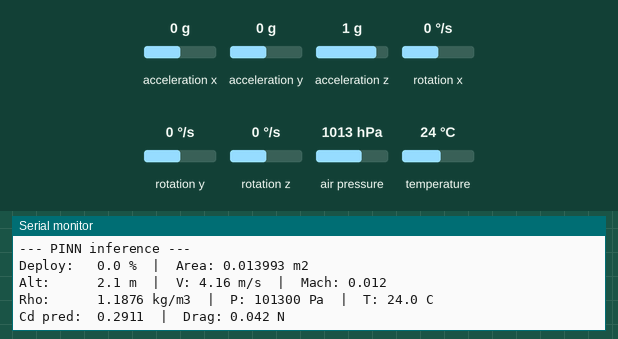
A program run on a simulated ESP32-S3. On the bench: the last lines printed to the serial monitor. The test bench sets the inputs (shaded band); at power-on: acceleration z 1 g, acceleration x 0 g, acceleration y 0 g, rotation x 0 °/s, rotation y 0 °/s, rotation z 0 °/s, air pressure 1013 hPa, temperature 24 °C.

Above: at 7.7 s.
7.8 s: acceleration z set to 0.1 g
At 8.52 s:
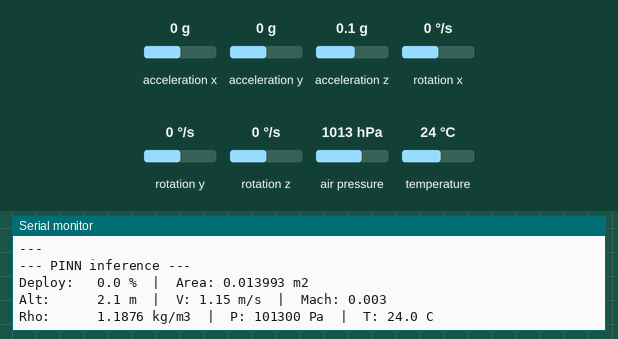
10.8 s: acceleration z set to -0.2 g
At 12.19 s:
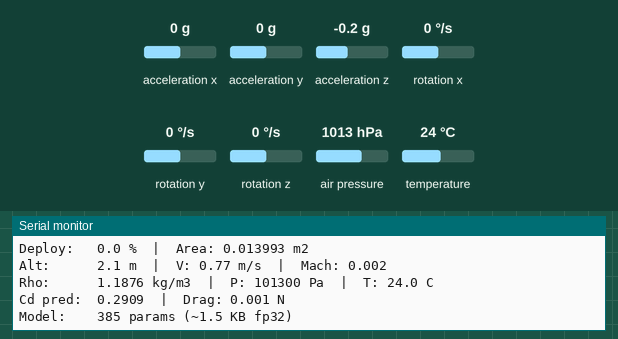
Timing chart, 0 to 13.8 s (numbered marks = the images above; inputs shaded):
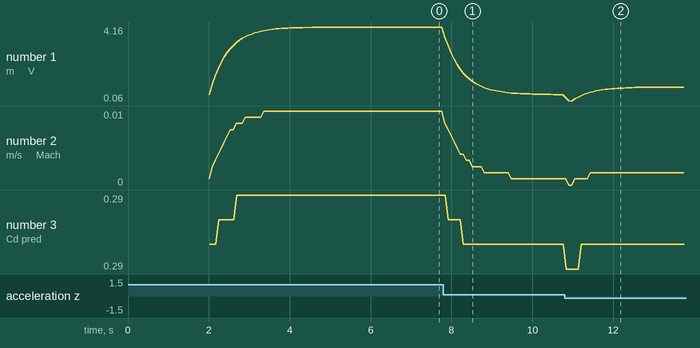

Measured:
- the behaviour switches between 0 and -0.1 g on acceleration z (found by bisection; images 1 and 2)
- after the input at 7.8 s, the serial monitor: prints a new line at once (image 1)
- after the input at 10.8 s, the serial monitor: prints a new line at once (image 2)
- plotted number 1: 4.16 → 0.42 after the input at 7.8 s, 0.42 → 0.83 after the input at 10.8 s
- plotted number 2: 0.01 → 0 after the input at 7.8 s
- plotted number 3: 0.29 → 0.29 after the input at 7.8 s

The program:

main.cpp
```cpp
/**
 * ESP32-S3 airbrake telemetry + Tiny PINN drag-coefficient inference.
 *
 * PlatformIO project: hardware/firmware/esp32-airbrake/
 *   pio run              — compile
 *   pio run -t upload    — flash
 *   pio device monitor   — serial log (115200)
 *
 * Serial commands:
 *   d50   — set deployment to 50 %
 *   help  — list commands
 */

#include <Arduino.h>
#include <Wire.h>
#include <math.h>

#include <Adafruit_BMP280.h>
#include <Adafruit_MPU6050.h>
#include <Adafruit_Sensor.h>

#include "cd_model.h"

namespace {

constexpr float kSeaLevelHpa = 1013.25f;
constexpr float kSpeedOfSound = 343.0f;
constexpr float kRAir = 287.058f;
constexpr float kLoopDtS = 0.05f;
constexpr int kI2cSda = 8;
constexpr int kI2cScl = 9;

Adafruit_BMP280 bmp;
Adafruit_MPU6050 mpu;

float g_deployment_pct = 0.0f;
float g_prev_alt_m = 0.0f;
float g_velocity_m_s = 0.0f;
bool g_have_prev_alt = false;
unsigned long g_last_loop_ms = 0;

constexpr float kAreaDeployPct[] = {
    0.0f, 12.5f, 25.0f, 37.5f, 50.0f, 62.5f, 75.0f, 87.5f, 100.0f,
};
constexpr float kAreaM2[] = {
    0.013993f, 0.015501f, 0.016506f, 0.017361f, 0.01805f,
    0.018697f, 0.01927f, 0.019775f, 0.020235f,
};
constexpr int kAreaNAnchors = sizeof(kAreaDeployPct) / sizeof(kAreaDeployPct[0]);

float lerp(float a, float b, float t) { return a + (b - a) * t; }

float areaFromDeployment(float deploy_pct) {
  if (deploy_pct <= kAreaDeployPct[0]) return kAreaM2[0];
  if (deploy_pct >= kAreaDeployPct[kAreaNAnchors - 1]) return kAreaM2[kAreaNAnchors - 1];
  for (int i = 0; i < kAreaNAnchors - 1; i++) {
    if (deploy_pct >= kAreaDeployPct[i] && deploy_pct <= kAreaDeployPct[i + 1]) {
      const float t = (deploy_pct - kAreaDeployPct[i]) /
                      (kAreaDeployPct[i + 1] - kAreaDeployPct[i]);
      return lerp(kAreaM2[i], kAreaM2[i + 1], t);
    }
  }
  return kAreaM2[0];
}

float densityFromBaro(float pressure_pa, float temp_c) {
  float temp_k = temp_c + 273.15f;
  if (temp_k < 200.0f) temp_k = 288.15f;
  return pressure_pa / (kRAir * temp_k);
}

float estimateVelocity(float alt_m, float accel_z_m_s2, float dt_s) {
  float v_baro = 0.0f;
  if (g_have_prev_alt && dt_s > 1e-4f) {
    v_baro = (alt_m - g_prev_alt_m) / dt_s;
  }
  g_prev_alt_m = alt_m;
  g_have_prev_alt = true;

  constexpr float alpha = 0.85f;
  g_velocity_m_s = alpha * (g_velocity_m_s + accel_z_m_s2 * dt_s) + (1.0f - alpha) * v_baro;
  return fabsf(g_velocity_m_s);
}

void runCdInference(
    float deploy_pct,
    float velocity_m_s,
    float density_kg_m3,
    float area_m2,
    float* out_cd,
    float* out_drag_n) {
  float mach = velocity_m_s / kSpeedOfSound;
  if (mach < 0.05f) mach = 0.05f;

  const float features[CD_N_FEATURES] = {
      deploy_pct,
      mach,
      velocity_m_s,
      density_kg_m3,
      area_m2,
  };

  const float cd = cd_predict(features);
  const float drag = cd_drag_force(cd, density_kg_m3, velocity_m_s, area_m2);

  if (out_cd) *out_cd = cd;
  if (out_drag_n) *out_drag_n = drag;
}

void handleSerialCommands() {
  if (!Serial.available()) return;

  String cmd = Serial.readStringUntil('\n');
  cmd.trim();
  if (cmd.length() == 0) return;

  if (cmd.startsWith("d")) {
    const float pct = cmd.substring(1).toFloat();
    if (pct >= 0.0f && pct <= 100.0f) {
      g_deployment_pct = pct;
      Serial.printf("Deployment set to %.1f %%\n", g_deployment_pct);
    } else {
      Serial.println("Usage: d0 .. d100");
    }
  } else if (cmd == "help" || cmd == "?") {
    Serial.println("Commands:");
    Serial.println("  d<N>   set deployment percent (0-100)");
    Serial.println("  help   show this message");
  }
}

void printInferenceBlock(
    float temp_c,
    float pressure_pa,
    float alt_m,
    float accel_z,
    float gyro_z) {
  const unsigned long now_ms = millis();
  const float dt_s = (g_last_loop_ms == 0)
                         ? kLoopDtS
                         : (now_ms - g_last_loop_ms) / 1000.0f;
  g_last_loop_ms = now_ms;

  const float density = densityFromBaro(pressure_pa, temp_c);
  const float velocity = estimateVelocity(alt_m, accel_z, dt_s);
  const float area = areaFromDeployment(g_deployment_pct);
  const float mach = velocity / kSpeedOfSound;

  float cd = 0.0f;
  float drag_n = 0.0f;
  runCdInference(g_deployment_pct, velocity, density, area, &cd, &drag_n);

  Serial.println("--- PINN inference ---");
  Serial.printf("Deploy:   %.1f %%  |  Area: %.6f m2\n", g_deployment_pct, area);
  Serial.printf("Alt:      %.1f m  |  V: %.2f m/s  |  Mach: %.3f\n", alt_m, velocity, mach);
  Serial.printf("Rho:      %.4f kg/m3  |  P: %.0f Pa  |  T: %.1f C\n",
                density, pressure_pa, temp_c);
  Serial.printf("Cd pred:  %.4f  |  Drag: %.3f N\n", cd, drag_n);
  Serial.printf("Model:    %d params (~%.1f KB fp32)\n", CD_N_PARAMS, CD_WEIGHT_KB);
  Serial.printf("IMU Z:    accel %.2f m/s2  |  gyro %.2f rad/s\n", accel_z, gyro_z);
  Serial.println("---");
}

}  // namespace

void setup() {
  Serial.begin(115200);
  delay(2000);

  Wire.begin(kI2cSda, kI2cScl);

  if (!bmp.begin(0x76)) {
    Serial.println("BMP280 FAILED — check wiring / I2C address 0x76");
    while (true) delay(100);
  }
  Serial.println("BMP280 OK");

  if (!mpu.begin(0x68)) {
    Serial.println("MPU6050 FAILED — check wiring / I2C address 0x68");
    while (true) delay(100);
  }
  mpu.setAccelerometerRange(MPU6050_RANGE_16_G);
  mpu.setGyroRange(MPU6050_RANGE_500_DEG);
  mpu.setFilterBandwidth(MPU6050_BAND_21_HZ);
  Serial.println("MPU6050 OK");

  Serial.println("Cd PINN loaded (ESP32-S3 TinyML). Type 'help' for commands.");
  Serial.println("---");
}

void loop() {
  handleSerialCommands();

  const float temp_c = bmp.readTemperature();
  const float pressure_pa = bmp.readPressure();
  const float alt_m = bmp.readAltitude(kSeaLevelHpa);

  sensors_event_t accel;
  sensors_event_t gyro;
  sensors_event_t temp;
  mpu.getEvent(&accel, &gyro, &temp);

  printInferenceBlock(temp_c, pressure_pa, alt_m, accel.acceleration.z, gyro.gyro.z);

  delay(static_cast<int>(kLoopDtS * 1000.0f));
}
```

cd_model.h
```cpp
// Auto-generated by airbrake/scripts/train_pinn_cd.py
// Tiny PINN for drag coefficient (Cd) — ESP32-S3 TinyML
#pragma once

#include <stdint.h>
#include <math.h>

#define CD_N_FEATURES 5
#define CD_N_HIDDEN1 16
#define CD_N_HIDDEN2 16
#define CD_N_PARAMS 385
#define CD_WEIGHT_KB 1.50f

static const float CD_FEATURE_MINS[CD_N_FEATURES] = {
    0.00000000f, 0.09514038f, 32.63315201f, 1.03885674f, 0.01399300f,
};

static const float CD_FEATURE_MAXS[CD_N_FEATURES] = {
    100.00000000f, 0.43814623f, 150.28416443f, 1.28541279f, 0.02023500f,
};

static const float CD_Y_MEAN = 0.43146285f;
static const float CD_Y_STD  = 0.08894894f;

static const float CD_W1_W[80] = {
    -0.86399227f, -0.04919848f, 0.46426558f, 0.25889063f, -0.49144486f, 0.31083816f, 0.38351634f, 0.58134210f, 0.54928267f, 0.26996514f, -0.47925007f, 0.49293718f, 0.50690842f, -0.07374768f, 0.20436682f, -0.00428524f, 0.49052489f, 0.20080639f, -0.38008156f, 0.74034643f, 0.65818942f, 0.43354467f, 0.02625014f, 0.27541298f, 0.41910291f, -0.23098637f, 0.20614086f, 0.35369506f, -0.32350624f, -0.36035243f, -0.08474503f, 0.37235993f, -0.10715367f, -0.22608458f, -0.23610525f, -1.19658089f, 0.34630182f, -0.33512977f, -0.27326223f, 0.21074066f, -0.31870535f, -0.61804295f, -0.60748225f, 0.56582719f, -0.45246139f, 0.66900533f, -0.28128928f, -0.07277968f, 0.10037088f, 0.53676343f, -0.88432753f, -0.09793798f, -0.17884727f, -0.07744362f, 0.47580910f, 0.10679326f, -0.04628519f, -0.04715339f, -0.28960675f, -0.46094710f, -0.70840204f, -0.65981096f, -0.78056026f, -0.72356850f, 0.20123114f, -1.29874074f, -0.20461349f, 0.20289303f, -0.23694918f, 0.31208134f, 0.47119489f, -0.22868910f, 0.60389870f, -0.35912204f, 0.01690675f, -0.46707380f, 0.32427368f, 0.09205366f, 0.45497563f, 0.02097632f,
};
static const float CD_W1_B[16] = {
    0.19640192f, 0.16691673f, 0.14726676f, -0.11474007f, -0.14372090f, 0.08342682f, 0.17939982f, 0.27277988f, 0.16759904f, -0.04635774f, 0.25137454f, 0.17769648f, -0.43790013f, 0.33788657f, 0.01417527f, 0.12076273f,
};

static const float CD_W2_W[256] = {
    -0.45842373f, -0.19448337f, -0.39969283f, 0.06937400f, -0.28703517f, -0.12215540f, 0.16371372f, 0.17448737f, -0.15307394f, 0.13882831f, -0.38776755f, 0.46903539f, 0.42648569f, 0.03200654f, -0.04084316f, -0.49713948f, -0.02416725f, 0.26500630f, -0.06661744f, 0.11189507f, -0.01856689f, -0.19727759f, -0.26360759f, -0.17302895f, 0.03139982f, 0.28986332f, 0.12062726f, -0.47271800f, -0.20599726f, -0.03516597f, 0.34978878f, -0.43242612f, 0.07231785f, -0.43804500f, -0.34361142f, -0.19186471f, 0.20592423f, -0.04033902f, -0.26307958f, 0.25997716f, 0.32974526f, 0.15631461f, 0.25167108f, -0.07203700f, 0.30154839f, 0.27446535f, -0.12653320f, 0.18895379f, -0.23167139f, -0.32969436f, -0.20954648f, 0.15673123f, 0.24225998f, -0.15105140f, 0.27520120f, 0.29198936f, 0.34429789f, -0.33355859f, 0.55688143f, -0.51628751f, -0.53273356f, 0.08969818f, -0.08449915f, 0.42816463f, -0.05712371f, 0.13129605f, 0.32065737f, 0.05023245f, -0.31069946f, -0.23344551f, 0.33221143f, 0.51620692f, 0.03276560f, -0.33739248f, 0.14622657f, -0.22456783f, -0.47280756f, 0.36347318f, -0.25718895f, 0.51532340f, -0.57240504f, 0.08587604f, 0.17490645f, -0.07531350f, -0.08230899f, -0.18008858f, -0.08617829f, -0.41287246f, -0.35449463f, -0.18635289f, 0.24183057f, -0.28203234f, -0.16038691f, -0.54958963f, 0.30516523f, 0.23058809f, -0.19217373f, 0.05833161f, 0.02068351f, 0.49524224f, 0.02907779f, -0.40953323f, -0.60868019f, -0.01386089f, -0.57875210f, 0.10930420f, -0.36409298f, -0.42324576f, -0.10257219f, -0.54849625f, 0.35249564f, -0.01005492f, -0.38404959f, -0.03396190f, 0.13050863f, -0.26021481f, 0.03513518f, -0.48246115f, 0.30044276f, 0.16874412f, 0.17599027f, 0.06029744f, -0.49722701f, -0.24103121f, -0.24195318f, -0.45379749f, 0.38322386f, -0.25605553f, -0.36825660f, 0.29489508f, -0.16489409f, 0.48853010f, 0.39881647f, -0.08319432f, -0.41156983f, -0.69888306f, -0.27970827f, -0.24024172f, 0.01692645f, -0.47785223f, -0.04986138f, -0.73789603f, 0.03840561f, -0.28014734f, 0.40783793f, 0.36469904f, 0.29931310f, 0.11985840f, 0.06127172f, 0.40986514f, 0.26989660f, 0.48223630f, 0.35173136f, 0.34735468f, 0.48901922f, -0.07438914f, 0.20847599f, 0.66196167f, 0.28055084f, 0.23765248f, 0.05352247f, -0.31917894f, 0.21174747f, -0.30530593f, 0.12538411f, 0.06097261f, -0.50062948f, -0.48379633f, -0.45869443f, 0.42433861f, 0.25658423f, 0.30682880f, 0.33500946f, -0.23839580f, 0.30844381f, 0.13034700f, 0.23735866f, 0.22084124f, 0.01162293f, -0.18066320f, -0.58205259f, 0.17923640f, 0.05224956f, 0.63123304f, -0.01408187f, -0.38982686f, 0.18984753f, -0.09912729f, -0.35811165f, 0.53303218f, 0.12336335f, 0.00692321f, -0.25510815f, -0.11538684f, 0.33622676f, -0.23514830f, -0.59204870f, -0.21826455f, 0.06365117f, 0.04303293f, -0.23329648f, -0.63562822f, 0.37028533f, 0.10307029f, -0.43147245f, 0.47864193f, -0.53796095f, 0.15552403f, -0.12261145f, 0.17827179f, 0.24634027f, -0.34727621f, 0.00446548f, -0.25052217f, -0.25570828f, -0.10213598f, 0.10854214f, -0.37774995f, 0.59998399f, -0.02263375f, 0.36257470f, -0.15360285f, 0.14706200f, 0.53239733f, 0.11843774f, 0.07532554f, -0.03578589f, 0.10793618f, 0.20194182f, 0.25637463f, 0.35132304f, -0.01317090f, 0.20750444f, -0.29992130f, 0.42845631f, 0.22942892f, 0.08688505f, 0.14597088f, -0.18110636f, -0.07956588f, -0.14844972f, -0.35520560f, -0.01267026f, -0.42918792f, 0.10225160f, 0.04224145f, -0.37190548f, -0.56104475f, -0.58139294f, 0.39224979f, -0.06690374f, -0.23587912f, -0.04819212f, 0.10847644f, 0.32380855f, 0.05184150f,
};
static const float CD_W2_B[16] = {
    -0.16981588f, -0.11793912f, -0.20778230f, 0.13437504f, 0.11691249f, -0.12061082f, -0.11340256f, -0.12429227f, -0.04478198f, 0.20686315f, -0.17700541f, 0.19850181f, 0.18982001f, 0.10196125f, 0.13221925f, -0.13808565f,
};

static const float CD_W3_W[16] = {
    0.57766509f, 0.33573413f, 0.13743359f, -0.60599494f, -0.45523915f, 0.43458331f, 0.15420982f, 0.51156187f, 0.68386561f, -0.32292771f, 0.13270931f, -0.64426428f, -0.80315989f, -0.44249120f, -0.28020537f, 0.59423620f,
};
static const float CD_W3_B[1] = {
    -0.13414349f,
};

static inline float cd_silu(float x) { return x / (1.0f + expf(-x)); }

static inline float cd_predict(const float features[CD_N_FEATURES]) {
    float x[CD_N_FEATURES];
    for (int i = 0; i < CD_N_FEATURES; i++) {
        float rng = CD_FEATURE_MAXS[i] - CD_FEATURE_MINS[i];
        if (rng < 1e-9f) rng = 1.0f;
        x[i] = (features[i] - CD_FEATURE_MINS[i]) / rng;
    }

    float h1[CD_N_HIDDEN1];
    for (int j = 0; j < CD_N_HIDDEN1; j++) {
        float s = CD_W1_B[j];
        for (int i = 0; i < CD_N_FEATURES; i++)
            s += CD_W1_W[j * CD_N_FEATURES + i] * x[i];
        h1[j] = cd_silu(s);
    }

    float h2[CD_N_HIDDEN2];
    for (int j = 0; j < CD_N_HIDDEN2; j++) {
        float s = CD_W2_B[j];
        for (int i = 0; i < CD_N_HIDDEN1; i++)
            s += CD_W2_W[j * CD_N_HIDDEN1 + i] * h1[i];
        h2[j] = cd_silu(s);
    }

    float out = CD_W3_B[0];
    for (int i = 0; i < CD_N_HIDDEN2; i++)
        out += CD_W3_W[i] * h2[i];

    return out * CD_Y_STD + CD_Y_MEAN;
}

static inline float cd_drag_force(float cd, float rho, float velocity, float area) {
    return 0.5f * rho * velocity * velocity * cd * area;
}
```
